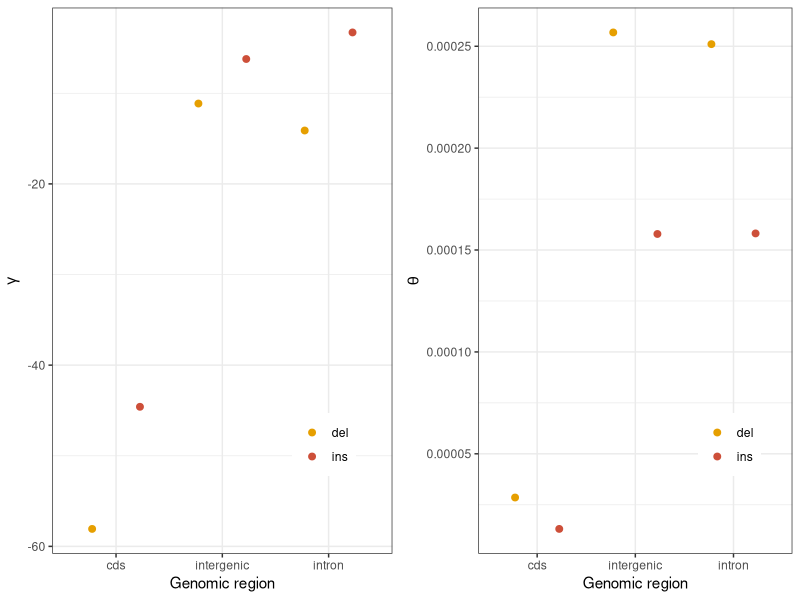
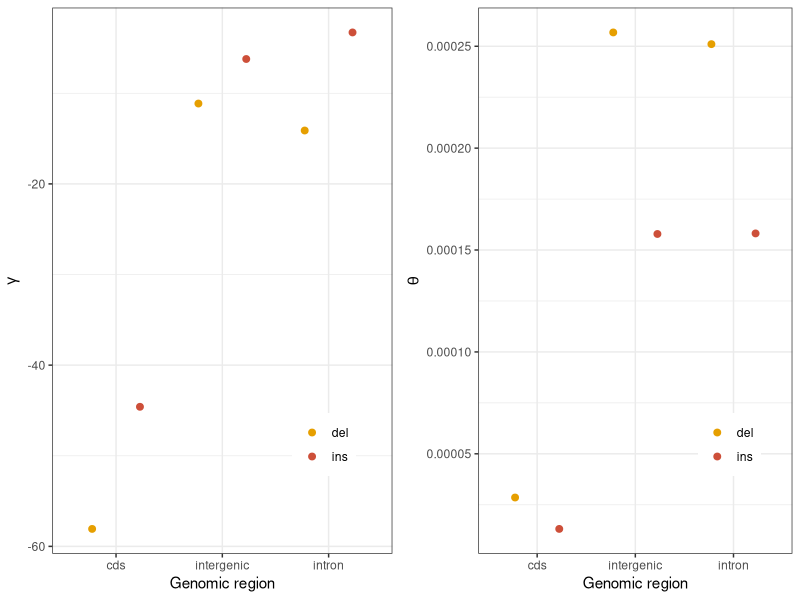

These figures' R source, in order:
# Title     : TODO
# Objective : TODO
# Created by: henryjuho
# Created on: 03/11/2017

library(gridExtra)
library(ggplot2)

cbPalette <- c("#E69F00", 'tomato 3', 'steel blue', "#999999", "#56B4E9", "#009E73", "#F0E442", "#0072B2", "#D55E00", "#CC79A7")

results = read.csv('gt_regional_anavar_results.csv')
results$mean_gamma = as.numeric(as.character(results$shape)) * as.numeric(as.character(results$scale)) * -1

results_no_neu = subset(results, sel_type!='neu')

# gamma plot
gamma = ggplot(results_no_neu, aes(x=region, y=mean_gamma, colour=var_type)) +
    geom_point(stat='identity', position = position_dodge(width=0.9), size = 2) +
    theme_bw() +
    scale_color_manual(values=cbPalette) +
    xlab('Genomic region')  + ylab(expression(gamma)) +
    theme(legend.title=element_blank(), legend.position=c(0.8, 0.2))

# theta plot
theta = ggplot(results_no_neu, aes(x=region, y=theta, colour=var_type)) +
    geom_point(stat='identity', position = position_dodge(width=0.9), size = 2) +
    theme_bw() +
    scale_color_manual(values=cbPalette) +
    xlab('Genomic region')  + ylab(expression(theta)) +
    theme(legend.title=element_blank(), legend.position=c(0.8, 0.2))

pdf('regional_anavar.pdf', width=6, height=3)
grid.arrange(gamma, theta, nrow=1)
dev.off()

png('regional_anavar.png', width=6, height=3, res=320, units='in')
grid.arrange(gamma, theta, nrow=1)
dev.off()
